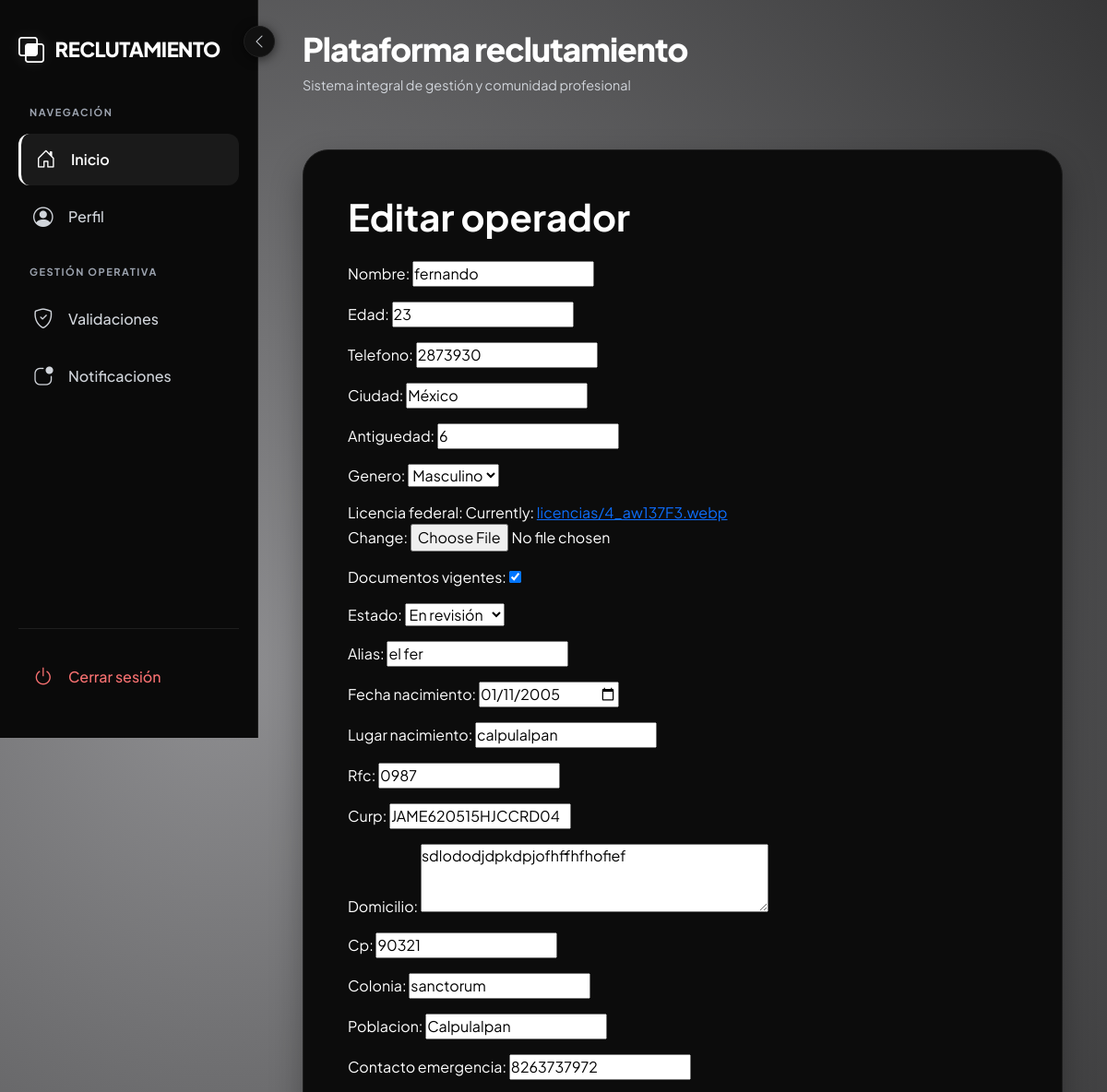
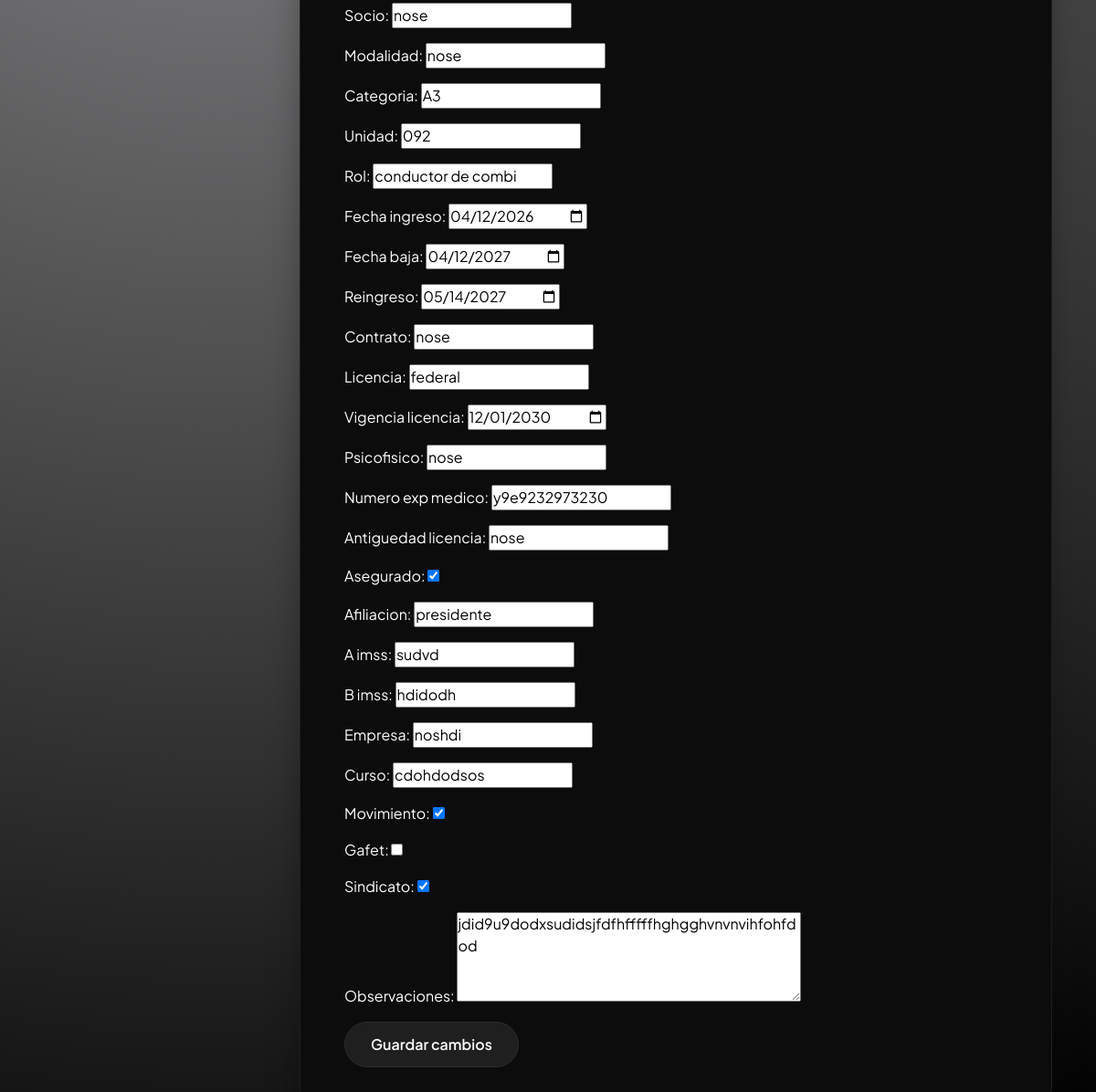
The page /editar/12/ (signed in) on the database its author committed (2 pictures, top to bottom).
### usuarios/models.py (models this page shows, shortened)
class Registro(models.Model):
    GENEROS = [
        ('Masculino', 'Masculino'),
        ('Femenino', 'Femenino'),
    ]
    ESTADOS = [
        ('Revision', 'En revisión'),
        ('Aceptado', 'Aceptado'),
        ('Rechazado', 'Rechazado'),
    ]
    nombre = models.CharField(max_length=100)
    edad = models.IntegerField()
    telefono = models.CharField(max_length=15)
    ciudad = models.CharField(max_length=100)
    antiguedad = models.IntegerField()
    genero = models.CharField(
        max_length=20,
        choices=GENEROS
    )
    licencia_federal = models.ImageField(
        upload_to='licencias/'
    )
    documentos_vigentes = models.BooleanField(default=True)
    estado = models.CharField(
        max_length=20,
        choices=ESTADOS,
        default='Revision'
    )
    alias = models.CharField(max_length=100, blank=True)
    fecha_nacimiento = models.DateField(null=True, blank=True)
    lugar_nacimiento = models.CharField(max_length=200, blank=True)
    rfc = models.CharField(max_length=20, blank=True)
    curp = models.CharField(max_length=30, blank=True)
    domicilio = models.TextField(blank=True)
    cp = models.CharField(max_length=10, blank=True)
    colonia = models.CharField(max_length=100, blank=True)
    poblacion = models.CharField(max_length=100, blank=True)
    contacto_emergencia = models.CharField(max_length=100, blank=True)
    socio = models.CharField(max_length=100, blank=True)
    modalidad = models.CharField(max_length=100, blank=True)
    categoria = models.CharField(max_length=100, blank=True)
    unidad = models.CharField(max_length=100, blank=True)
    rol = models.CharField(max_length=100, blank=True)
    fecha_ingreso = models.DateField(null=True, blank=True)
    fecha_baja = models.DateField(null=True, blank=True)
    reingreso = models.DateField(null=True, blank=True)
    contrato = models.CharField(max_length=100, blank=True)
    licencia = models.CharField(max_length=100, blank=True)
    vigencia_licencia = models.DateField(null=True, blank=True)
    psicofisico = models.CharField(max_length=100, blank=True)
    numero_exp_medico = models.CharField(max_length=100, blank=True)
    antiguedad_licencia = models.CharField(max_length=100, blank=True)
    asegurado = models.BooleanField(default=False)
    afiliacion = models.CharField(max_length=100, blank=True)
    a_imss = models.CharField(max_length=100, blank=True)
    b_imss = models.CharField(max_length=100, blank=True)
    empresa = models.CharField(max_length=100, blank=True)
    curso = models.CharField(max_length=100, blank=True)
    movimiento = models.BooleanField(default=False)
    gafet = models.BooleanField(default=False)
    sindicato = models.BooleanField(default=False)
    observaciones = models.TextField(blank=True)

### usuarios/views.py (the view)
# urls.py: path('editar/<int:id>/', views.editar_operador, name='editar'),
@login_required
def editar_operador(request, id):
    operador = Registro.objects.get(id=id)
    if request.method == 'POST':
        form = RegistroForm(
            request.POST,
            request.FILES,
            instance=operador
        )
        if form.is_valid():
            form.save()
            return redirect('buscar')
    else:
        form = RegistroForm(
            instance=operador
        )
    return render(request, 'editar.html', {
        'form': form,
        'operador': operador
    })

### usuarios/forms.py
class RegistroForm(forms.ModelForm):
    class Meta:
        model = Registro
        fields = '__all__'
        widgets = {
            'fecha_nacimiento': forms.DateInput(attrs={
                'type': 'date'
            }),
            'fecha_ingreso': forms.DateInput(attrs={
                'type': 'date'
            }),
            'fecha_baja': forms.DateInput(attrs={
                'type': 'date'
            }),
            'reingreso': forms.DateInput(attrs={
                'type': 'date'
            }),
            'vigencia_licencia': forms.DateInput(attrs={
                'type': 'date'
            }),
            'domicilio': forms.Textarea(attrs={
                'rows': 3
            }),
            'observaciones': forms.Textarea(attrs={
                'rows': 4
            }),
        }

### usuarios/templates/editar.html (shortened to what this page needs)
{% extends 'base.html' %}
{% block content %}
<div class="glass p-5">
    <h1 class="fw-bold mb-4">
        Editar operador
    </h1>
    <form method="POST" enctype="multipart/form-data">
        {{ form.as_p }}
        <button class="btn-premium">
            Guardar cambios
        </button>
    </form>
</div>
{% endblock %}

### usuarios/templates/base.html (style rules this page uses)
:root { --black-deep: #000000; --black-soft: #0a0a0a; --black-elevated: #111111; --black-card: #0c0c0c; --gray-border: #1f1f1f; --gray-muted: #2a2a2a; --text-primary: #ffffff; --text-secondary: #d1d5db; --text-muted: #9ca3af; --sidebar-width: 280px; --sidebar-collapsed: 88px; --transition: all 0.3s cubic-bezier(0.25, 0.46, 0.45, 0.94); --success: #22c55e; --danger: #ef4444; }
* { margin: 0; padding: 0; box-sizing: border-box; font-family: 'Plus Jakarta Sans', sans-serif; }
body { background-color: var(--black-deep); background: radial-gradient(circle at 20% 30%, rgba(30, 30, 35, 0.5) 0%, #000000 100%); color: var(--text-primary); overflow-x: hidden; min-height: 100vh; }
.glass { background: #0c0c0c; backdrop-filter: blur(12px); border: 1px solid var(--gray-border); border-radius: 28px; padding: 28px; box-shadow: 0 15px 35px rgba(0,0,0,0.3); }
.btn-premium { background: #1f1f1f; color: white; padding: 12px 28px; border-radius: 44px; font-weight: 600; border: 1px solid #2c2c2c; transition: 0.25s; }

### rows shown on the page
Registro: nombre "fernando", edad "23", telefono "2873930", ciudad "México", antiguedad "6", genero "Masculino", documentos_vigentes "☑", estado "En revisión", alias "el fer", fecha_nacimiento "01/11/2005", lugar_nacimiento "calpulalpan", rfc "0987", curp "JAME620515HJCCRD04", domicilio "sdlododjdpkdpjofhffhfhofief", cp "90321", colonia "sanctorum", poblacion "Calpulalpan", contacto_emergencia "8263737972", socio "nose", modalidad "nose", categoria "A3", unidad "092", rol "conductor de combi", fecha_ingreso "04/12/2026", fecha_baja "04/12/2027", reingreso "05/14/2027", contrato "nose", licencia "federal", vigencia_licencia "12/01/2030", psicofisico "nose", numero_exp_medico "y9e9232973230", antiguedad_licencia "nose", asegurado "☑", afiliacion "presidente", a_imss "sudvd", b_imss "hdidodh", empresa "noshdi", curso "cdohdodsos", movimiento "☑", sindicato "☑", observaciones "jdid9u9dodxsudidsjfdfhfffffhghgghvnvnvihfohfdod"
